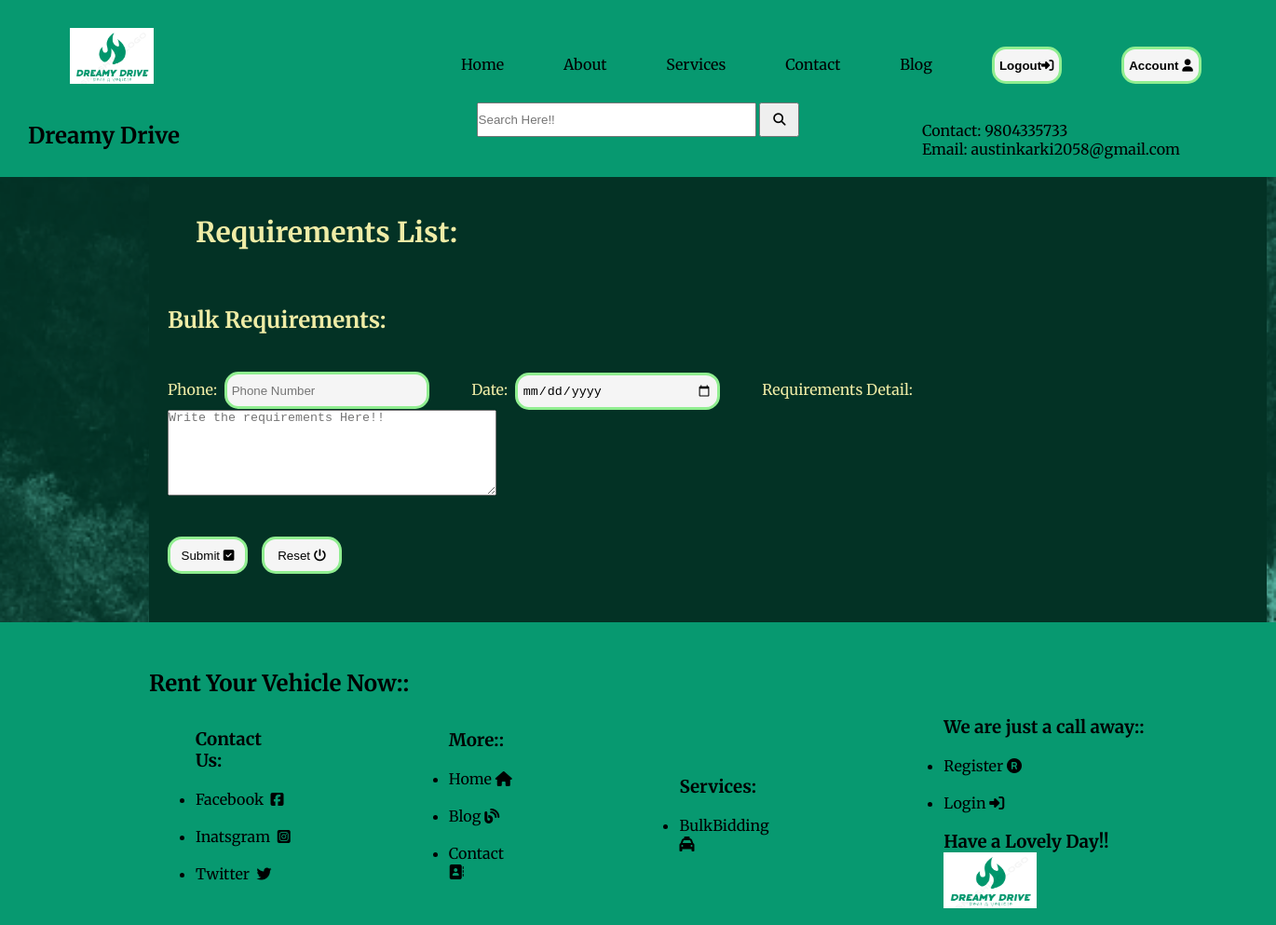
Page /bulkbidding/ (signed in) on the earlier database version.
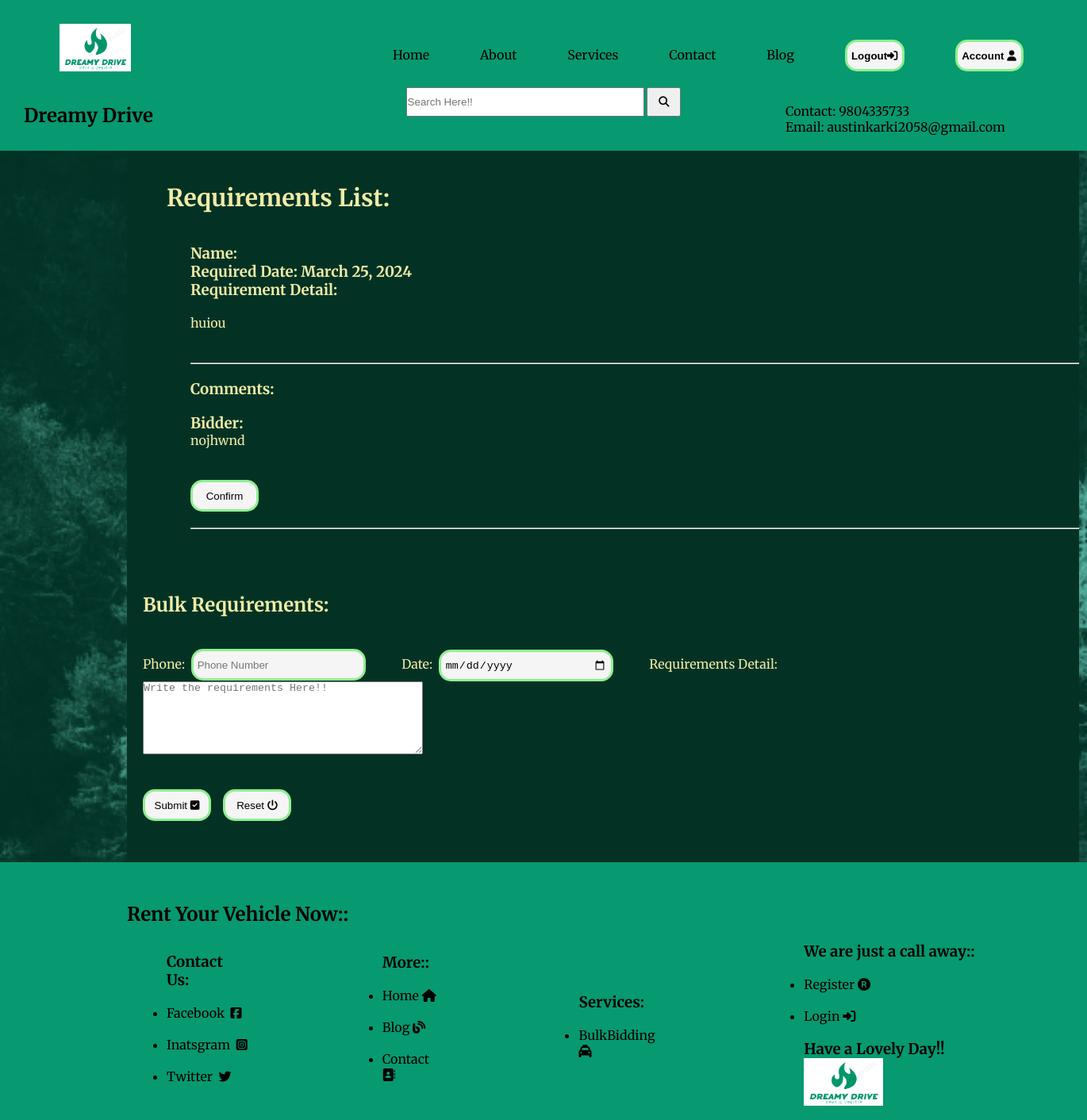
Same page on the later database version.
### home/models.py (models this page shows, shortened)
class bulkbidding(models.Model):
    user = models.ForeignKey(User, on_delete=models.CASCADE)
    Phone = models.CharField(max_length=300)
    requirements = models.TextField(blank=False, max_length=200)
    date = models.DateField()
    is_accepted = models.BooleanField(default=False)

class comment(models.Model):
    bid = models.ForeignKey(bulkbidding, on_delete=models.CASCADE, related_name='bid_comments', null=True)
    user = models.ForeignKey(User, on_delete=models.CASCADE, related_name='user_comments', null=True)
    text = models.TextField()
    is_accepted = models.BooleanField(default=False)

### home/views.py (the view, shortened to what this page needs)
# urls.py: path('bulkbidding/', BulkBidding.as_view(), name='bulkbidding'),
class BulkBidding(Base):
    def get(self, request):
        data = bulkbidding.objects.filter(user=request.user, is_accepted=False)
        comments = comment.objects.filter(bid__in=data)
        print(comments)
        return render(request, "bulkbidding.html", locals())

### Templates/bulkbidding.html (shortened to what this page needs)
{% extends 'base.html' %}
{% load static %}
{% block content %}
    <div class="headdd">
        <div class="rrr">
            <div class="q">
                <h2>Dreamy Drive</h2>
            </div>
            <div class="search">
                   <form action="/search" method="GET">
                        <input class="ccss" name="query" type="text" placeholder="Search Here!!">
                        <button class="ccsss" type="submit"><i class="fa fa-search"></i></button>
                    </form>
            </div>
            <div class="q">
                <p>Contact: <a href="tel:9804335733">9804335733</a></p>
                <p>Email: <a
                        href="mailto:austinkarki2058@gmail.com?subject=contact&body=write here">austinkarki2058@gmail.com</a>
                </p>
            </div>
        </div>
    </div>
    <div class="container">
        <div class="backkkk">
            <div class="bobo"><br><br>
                <h1 class="ppz">Requirements List:</h1><br>
                {%for d in data %}
                <div class="bulkk"><br>
                    <h3>Name: {{d.user.first_name}}</h3>
                    <h3>Required Date: {{d.date}}</h3>
                    <h3>Requirement Detail:</h3><br>
                    <p>{{d.requirements}}</p><br><br><hr><br>
                        <h3>Comments:</h3><br>
                        {%for a in comments%}
                        {%if a.bid.id == d.id%}
                            <div>
                            <h3>Bidder: {{a.user.first_name}}</h3>
                            <p>{{a.text}}</p><br><br>
                            <a href="{% url 'bidconfirm' id=d.id%}"> <button class="box2" type="button">Confirm</button> </a>
                                <br><br><hr><br>
                            </div>
                            {%endif%}
                        {%endfor%}
                    <br>
                </div>
                {%endfor%}
                <br>
                <div class="tyu">
                    <h2>Bulk Requirements:</h2><br><br>
                    <form method="post">
                        Phone:&nbsp;&nbsp;<input class="cc" type="text" name="phone" placeholder="Phone Number"
                            oninput="this.value = this.value.replace(/[^0-9]/g, '').substring(0, 10)" maxlength="10"
                            title="Please enter a 10-digit phone number"
                            required>&nbsp;&nbsp;&nbsp;&nbsp;&nbsp;&nbsp;&nbsp;&nbsp;&nbsp;&nbsp;&nbsp;
                        Date:&nbsp;&nbsp;<input class="cc" name="date" type="date"
                            required>&nbsp;&nbsp;&nbsp;&nbsp;&nbsp;&nbsp;&nbsp;&nbsp;&nbsp;&nbsp;&nbsp;
                        Requirements Detail:&nbsp;&nbsp;<textarea id="message" name="requirements" rows="6" cols="42"
                            placeholder="Write the requirements Here!!" required></textarea><br><br><br>
                        <button type="submit" class="box2">Submit <i
                                class="fa-solid fa-square-check"></i></button>&nbsp;&nbsp;&nbsp;
                        <button type="reset" class="box2">Reset <i class="fa-solid fa-power-off"></i></button>
                    </form>
                </div>
            </div>
        </div>
    </div>
{% endblock %}

Differences in the rows shown:
added bulkbidding: date "March 25, 2024", requirements "huiou"
added comment: text "nojhwnd"
